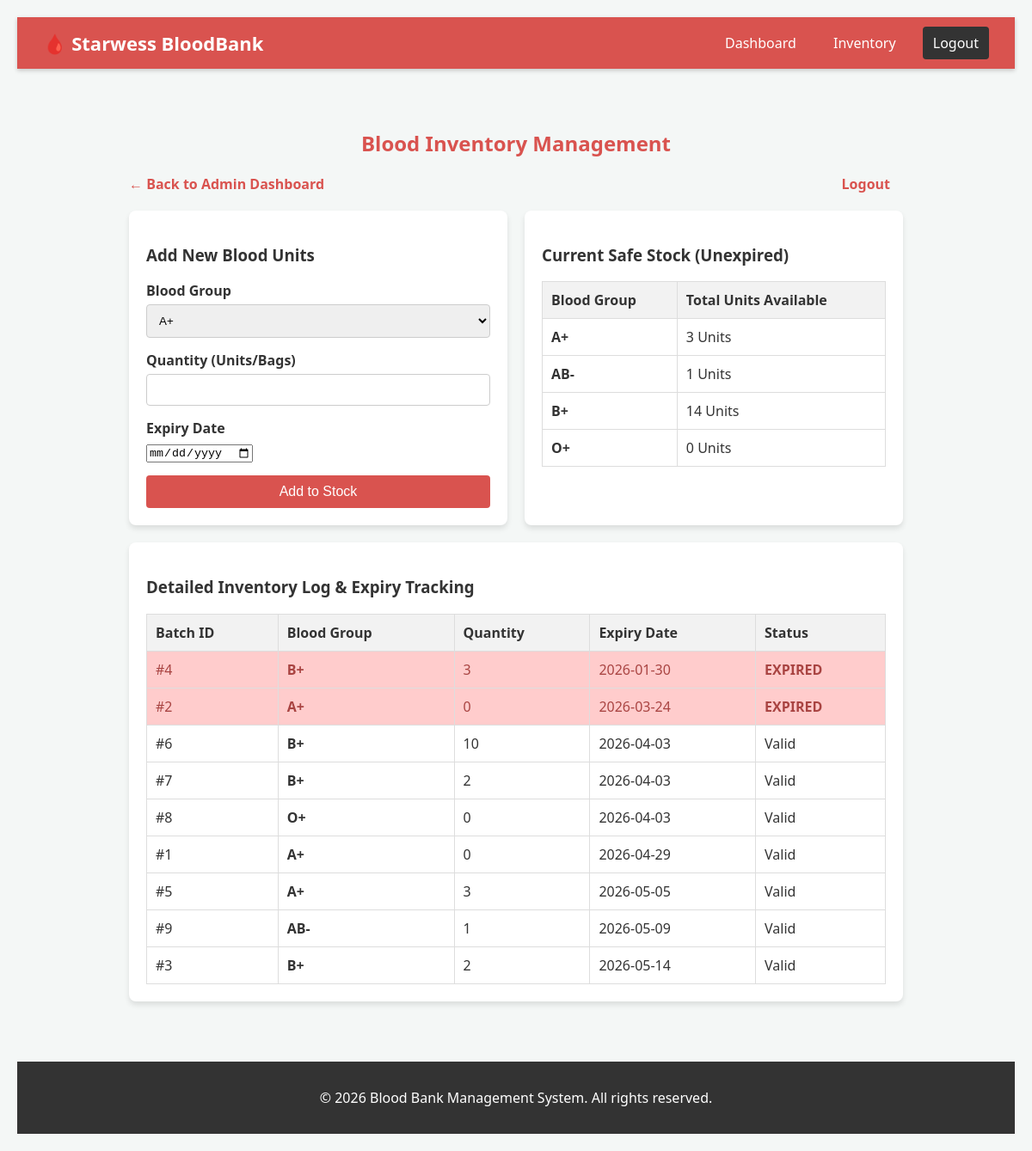
The app's page /inventory.php (signed in) with its own data.
### tables this page shows
CREATE TABLE `inventory` (
  `id` int(11) NOT NULL,
  `blood_group` varchar(5) NOT NULL,
  `quantity` int(11) DEFAULT 0,
  `expiry_date` date NOT NULL
);

### inventory.php (the view, shortened to what this page needs)
<?php
require_once 'config.php';
$summary_stmt = $pdo->query("
    SELECT blood_group, SUM(quantity) as total_units
    FROM inventory
    WHERE expiry_date >= CURDATE()
    GROUP BY blood_group
");
$summary = $summary_stmt->fetchAll();
$details_stmt = $pdo->query("SELECT * FROM inventory ORDER BY expiry_date ASC");
$details = $details_stmt->fetchAll();
require_once 'header.php';
?>
    <link rel="stylesheet" href="style.css">
</head>
<body style="background-color: #f4f7f6;">
<div class="dashboard-container">
    <h2>Blood Inventory Management</h2>
    <div class="nav-links">
        <a href="admin_dashboard.php">&larr; Back to Admin Dashboard</a>
        <a href="logout.php" style="float:right;">Logout</a>
    </div>
    <div class="grid">
        <div class="col">
            <h3>Add New Blood Units</h3>
            <form method="POST">
                <div class="form-group">
                    <label>Blood Group</label>
                    <select name="blood_group" required>
                        <option value="A+">A+</option><option value="A-">A-</option>
                    </select>
                </div>
                <div class="form-group">
                    <label>Quantity (Units/Bags)</label>
                    <input type="number" name="quantity" min="1" required>
                </div>
                <div class="form-group">
                    <label>Expiry Date</label>
                    <input type="date" name="expiry_date" required>
                </div>
                <button type="submit" name="add_inventory">Add to Stock</button>
            </form>
        </div>
        <div class="col">
            <h3>Current Safe Stock (Unexpired)</h3>
            <table>
                <tr>
                    <th>Blood Group</th>
                    <th>Total Units Available</th>
                </tr>
                <?php if(count($summary) > 0): ?>
                    <?php foreach ($summary as $row): ?>
                    <tr>
                        <td><strong><?php echo htmlspecialchars($row['blood_group']); ?></strong></td>
                        <td><?php echo htmlspecialchars($row['total_units']); ?> Units</td>
                    </tr>
                    <?php endforeach; ?>
                <?php else: ?>
                    <tr><td colspan="2">No safe stock available.</td></tr>
                <?php endif; ?>
            </table>
        </div>
    </div>
    <div class="col" style="margin-top: 20px;">
        <h3>Detailed Inventory Log & Expiry Tracking</h3>
        <table>
            <tr>
                <th>Batch ID</th>
                <th>Blood Group</th>
                <th>Quantity</th>
                <th>Expiry Date</th>
                <th>Status</th>
            </tr>
            <?php foreach ($details as $item):
                $is_expired = (strtotime($item['expiry_date']) < strtotime('today'));
            ?>
            <tr class="<?php echo $is_expired ? 'expired' : ''; ?>">
                <td>#<?php echo htmlspecialchars($item['id']); ?></td>
                <td><strong><?php echo htmlspecialchars($item['blood_group']); ?></strong></td>
                <td><?php echo htmlspecialchars($item['quantity']); ?></td>
                <td><?php echo htmlspecialchars($item['expiry_date']); ?></td>
                <td>
                    <?php echo $is_expired ? '<strong>EXPIRED</strong>' : 'Valid'; ?>
                </td>
            </tr>
            <?php endforeach; ?>
        </table>
    </div>
</div>
<?php
require_once 'footer.php';
?>

### style.css (style rules this page uses)
body { font-family: 'Segoe UI', Tahoma, Geneva, Verdana, sans-serif; background-color: #f4f7f6; margin: 0; padding: 20px; color: #333; }
h2 { color: #d9534f; text-align: center; }
.form-group { margin-bottom: 15px; }
label { display: block; font-weight: bold; margin-bottom: 5px; }
input[type="text"], input[type="email"], input[type="password"], input[type="number"], select { width: 100%; padding: 10px; border: 1px solid #ccc; border-radius: 4px; box-sizing: border-box; }
button { width: 100%; padding: 10px; background-color: #d9534f; color: white; border: none; border-radius: 4px; font-size: 16px; cursor: pointer; }

### inventory.php (style rules this page uses)
.dashboard-container { max-width: 900px; margin: 0 auto; padding: 20px; }
.grid { display: flex; gap: 20px; }
.col { flex: 1; background: #fff; padding: 20px; border-radius: 8px; box-shadow: 0 4px 6px rgba(0,0,0,0.1); }
table { width: 100%; border-collapse: collapse; margin-top: 15px; }
th, td { padding: 10px; border: 1px solid #ddd; text-align: left; }
th { background-color: #f2f2f2; }
.expired { background-color: #ffcccc; color: #a94442; }
.nav-links { margin-bottom: 20px; }
.nav-links a { margin-right: 15px; text-decoration: none; color: #d9534f; font-weight: bold; }

### records on screen
inventory: id "4", blood_group "B+", quantity "3", expiry_date "2026-01-30", shows "EXPIRED"
inventory: id "2", blood_group "A+", quantity "0", expiry_date "2026-03-24", shows "EXPIRED"
inventory: id "6", blood_group "B+", quantity "10", expiry_date "2026-04-03", shows "Valid"
inventory: id "7", blood_group "B+", quantity "2", expiry_date "2026-04-03", shows "Valid"
inventory: id "8", blood_group "O+", quantity "0", expiry_date "2026-04-03", shows "Valid"
inventory: id "1", blood_group "A+", quantity "0", expiry_date "2026-04-29", shows "Valid"
inventory: id "5", blood_group "A+", quantity "3", expiry_date "2026-05-05", shows "Valid"
inventory: id "9", blood_group "AB-", quantity "1", expiry_date "2026-05-09", shows "Valid"
inventory: id "3", blood_group "B+", quantity "2", expiry_date "2026-05-14", shows "Valid"

### other values on screen
$row['blood_group'] "A+"
$row['total_units'] "3"
$row['blood_group'] "AB-"
$row['total_units'] "1"
$row['blood_group'] "B+"
$row['total_units'] "14"
$row['blood_group'] "O+"
$row['total_units'] "0"
